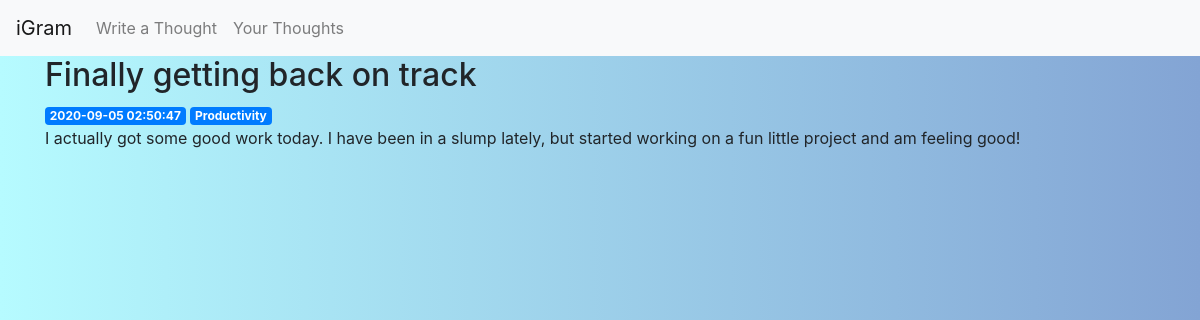
Page /3 on the committed database.
### tables this page shows
CREATE TABLE posts (
    id INTEGER PRIMARY KEY AUTOINCREMENT,
    created TIMESTAMP NOT NULL DEFAULT CURRENT_TIMESTAMP,
    title TEXT NOT NULL,
    category TEXT NOT NULL,
    content TEXT NOT NULL
    
);

### app.py (the view)
@app.route('/<int:post_id>')
def post(post_id):
    post = get_post(post_id)
    return render_template('post.html', post=post)

### app.py (called while the page is built)
def get_db_connection():
    conn = sqlite3.connect('database.db')
    conn.row_factory = sqlite3.Row
    return conn

def get_post(post_id):
    conn = get_db_connection()
    post = conn.execute('SELECT * FROM posts WHERE id = ?',
                        (post_id,)).fetchone()
    conn.close()
    if post is None:
        abort(404)
    return post

### templates/post.html
{% extends 'base.html' %}
{% block content %}
<body>
    <h2>{% block title %} {{ post['title'] }} {% endblock %}</h2>
    <span class="badge badge-primary">{{ post['created'] }}</span>
    <span class="badge badge-primary">{{ post['category'] }}</span>
    <p>{{ post['content'] }}</p>
    </body>
{% endblock %}

### static/login.css (style rules this page uses)
body { background: #83a4d4; background: -webkit-linear-gradient(to right, #b6fbff, #83a4d4); background: linear-gradient(to right, #b6fbff, #83a4d4); }

### rows in the picture
posts: title "Finally getting back on track", created "2020-09-05 02:50:47", category "Productivity", content "I actually got some good work today. I have been in a slump lately, but started working on a fun little project and am feeling good!"
